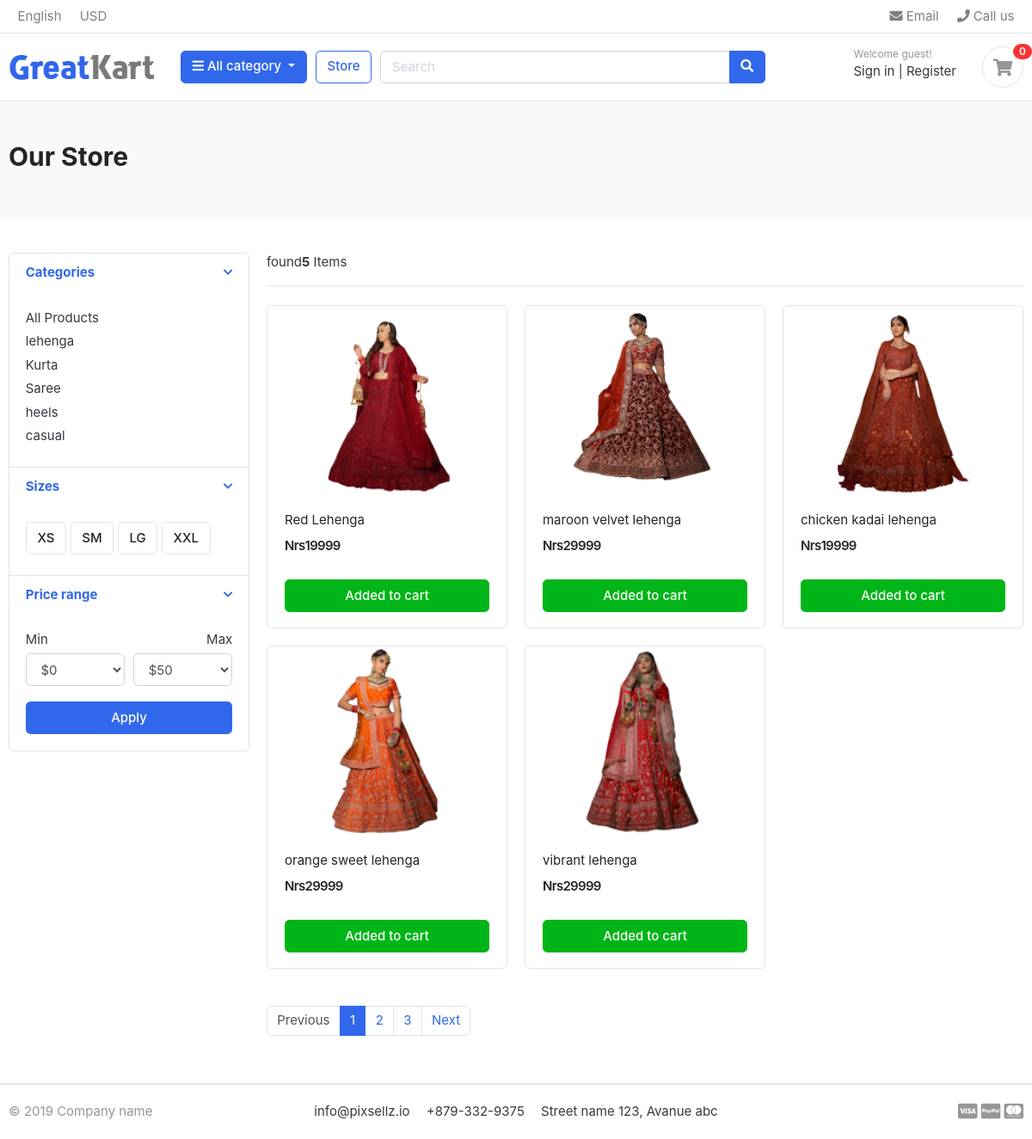
Page /store/lehenga/ on the committed database.
### catagory/models.py (models this page shows, shortened)
class catagory(models.Model):
    catagory_name = models.CharField(max_length=50)
    slug = models.SlugField(max_length=100, unique=True)
    description = models.TextField(max_length=255, blank=False)
    cat_image = models.ImageField(upload_to='photos/catagories',blank=True)
    class Meta:
        verbose_name = 'catagory'
        verbose_name_plural = 'catagories'
    def get_url(self):
            return reverse('products_by_catagory', args=[self.slug])

### store/models.py (models this page shows, shortened)
class product(models.Model):
    product_name =models.CharField(max_length=200, unique=True)
    slug         =models.SlugField(max_length=200, unique=True)
    description  =models.TextField(max_length=500, blank=True)
    price        =models.IntegerField()
    images       =models.ImageField(upload_to='photos/products')
    stock        =models.ImageField()
    is_available =models.BooleanField(default=True)
    catagory     =models.ForeignKey(catagory, on_delete=models.CASCADE)
    created_date =models.DateTimeField(auto_now_add=True)
    modified_date=models.DateTimeField(auto_now=True)
    def get_url(self):
        return reverse('product_detail',args=[self.catagory.slug, self.slug])

### store/views.py (the view)
# urls.py: path('store/', include('store.urls')),
def store(request, catagory_slug=None):
    catagories = None
    products = None
    if catagory_slug !=None:
        catagories = get_object_or_404(catagory, slug=catagory_slug )
        products = product.objects.filter(catagory=catagories, is_available=True)
        product_count = products.count()
    else:
        products = product.objects.all().filter(is_available=True)
        product_count = products.count()
    context = {
        'products': products,
        'product_count':product_count,
    }
    return render(request, 'store/store.html', context)  # Pass the context to the template

### catagory/context_processors.py (called while the page is built)
def menu_links(request):
    links = catagory.objects.all()
    return dict(links=links)

### templates/store/store.html (shortened to what this page needs)
{% extends "base.html" %}
{% load static %}
{% block content %}
    <section class="section-pagetop bg">
        <div class="container">
            <h2 class="title-page">Our Store</h2>
        </div>
    </section>
    <section class="section-content padding-y">
        <div class="container">
            <div class="row">
                <aside class="col-md-3">
                <div class="card">
        <article class="filter-group">
            <header class="card-header">
                <a href="#" data-toggle="collapse" data-target="#collapse_1" aria-expanded="true" class="">
                    <i class="icon-control fa fa-chevron-down"></i>
                    <h6 class="title">Categories</h6>
                </a>
            </header>
            <div class="filter-content collapse show" id="collapse_1" style="">
                <div class="card-body">
                    <ul class="list-menu">
                    <li><a href="{% url 'store' %}">All Products </a></li>
                    {% for catagory in links %}
                    <li><a href="{{ catagory.get_url }}">{{catagory.catagory_name}}  </a></li>
                    {% endfor %}
                    </ul>
                </div>
            </div>
        </article>
        <article class="filter-group">
            <header class="card-header">
                <a href="#" data-toggle="collapse" data-target="#collapse_4" aria-expanded="true" class="">
                    <i class="icon-control fa fa-chevron-down"></i>
                    <h6 class="title">Sizes </h6>
                </a>
            </header>
            <div class="filter-content collapse show" id="collapse_4" style="">
                <div class="card-body">
                  <label class="checkbox-btn">
                    <span class="btn btn-light"> XS </span>
                  </label>
                  <label class="checkbox-btn">
                    <span class="btn btn-light"> SM </span>
                  </label>
                  <label class="checkbox-btn">
                    <span class="btn btn-light"> LG </span>
                  </label>
                  <label class="checkbox-btn">
                    <span class="btn btn-light"> XXL </span>
                  </label>
            </div>
            </div>
        </article>
        <article class="filter-group">
            <header class="card-header">
                <a href="#" data-toggle="collapse" data-target="#collapse_3" aria-expanded="true" class="">
                    <i class="icon-control fa fa-chevron-down"></i>
                    <h6 class="title">Price range </h6>
                </a>
            </header>
            <div class="filter-content collapse show" id="collapse_3" style="">
                <div class="card-body">
                    <div class="form-row">
                    <div class="form-group col-md-6">
                      <label>Min</label>
                          <select class="mr-2 form-control">
                            <option value="0">$0</option>
                        </select>
                    </div>
                    <div class="form-group text-right col-md-6">
                      <label>Max</label>
                          <select class="mr-2 form-control">
                            <option value="50">$50</option>
                        </select>
                    </div>
                    </div>
                    <button class="btn btn-block btn-primary">Apply</button>
                </div>
            </div>
        </article>
    </div>
        </aside>
        <main class="col-md-9">
    <header class="border-bottom mb-4 pb-3">
            <div class="form-inline">
                <span class="mr-md-auto"> found<b>{{ product_count }}</b> Items </span>
            </div>
    </header>
    <div class="row">
        {% for product in products %}
        <div class="col-md-4">
            <figure class="card card-product-grid">
                <div class="img-wrap">
                   <a href="{{ product.get_url }}">  <img src="{{ product.images.url }}"></a>
                </div>
                <figcaption class="info-wrap">
                    <div class="fix-height">
                        <a href="{{ product.get_url }}" class="title">{{product.product_name}}</a>
                        <div class="price-wrap mt-2">
                            <span class="price">Nrs{{product.price}}</span>
                        </div>
                    </div>
                    <a href="#" class="btn btn-block btn-success">Added to cart </a>
                </figcaption>
            </figure>
        </div>
        {% endfor %}
    </div>
    <nav class="mt-4" aria-label="Page navigation sample">
      <ul class="pagination">
        <li class="page-item disabled"><a class="page-link" href="#">Previous</a></li>
        <li class="page-item active"><a class="page-link" href="#">1</a></li>
        <li class="page-item"><a class="page-link" href="#">2</a></li>
        <li class="page-item"><a class="page-link" href="#">3</a></li>
        <li class="page-item"><a class="page-link" href="#">Next</a></li>
      </ul>
    </nav>
        </main>
    </div>
    </div>
    </section>
{% endblock %}

### static/css/ui.css (style rules this page uses)
html { font-family: "Inter", sans-serif; font-size: 15px; }
.img-wrap { text-align: center; display: block; }
.img-wrap img { max-width: 100%; }
.price-wrap { letter-spacing: -0.7px; }
.padding-y { padding-top: 40px; padding-bottom: 40px; }
figure { margin-bottom: 0; }
article:after, .form-group:after { display: block; clear: both; content: ""; }
.bg { background-color: #f8f9fa; }
.title-page { color: #212529; }
.btn-light { background-color: #fff; border-color: #e4e4e4; }
[class*=list-] li:after { visibility: hidden; display: block; content: ""; overflow: hidden; height: 0; clear: both; }
.list-menu { list-style: none; margin: 0; padding-left: 0; }
.list-menu li { margin-bottom: 5px; }
.list-menu a { color: #343a40; }
[class*=card-product] a.title { color: #212529; display: block; }
[class*=card-product] .img-wrap { overflow: hidden; position: relative; }
[class*=card-product] .img-wrap img { height: 100%; max-width: 100%; width: auto; display: inline-block; -o-object-fit: cover; object-fit: cover; }
.card-product-grid { margin-bottom: 20px; }
.card-product-grid .img-wrap { border-radius: 0.2rem 0.2rem 0 0; height: 220px; }
.card-product-grid .info-wrap { overflow: hidden; padding: 18px 20px; }
.card-product-grid .fix-height { height: 80px; overflow: hidden; }
.card .img-wrap { overflow: hidden; }
.price { font-weight: 600; color: #212529; }
.icon-control { margin-top: 5px; float: right; font-size: 80%; }
.card-header .title { margin-bottom: 0; line-height: 1.5; }
.filter-group { border-bottom: 1px solid #e4e4e4; }
.filter-group .card-header { border-bottom: 0; }
.filter-group:last-child { border-bottom: 0; }
.checkbox-btn { position: relative; }
.section-pagetop { padding: 45px 0; }

### rows in the picture
catagory: catagory_name "lehenga"
catagory: catagory_name "Kurta"
catagory: catagory_name "Saree"
catagory: catagory_name "heels"
catagory: catagory_name "casual"
product: images (picture), product_name "Red Lehenga", price "19999"
product: images (picture), product_name "maroon velvet lehenga", price "29999"
product: images (picture), product_name "chicken kadai lehenga", price "19999"
product: images (picture), product_name "orange sweet lehenga", price "29999"
product: images (picture), product_name "vibrant lehenga", price "29999"

### other values in the picture
{{ product_count }} "5"
